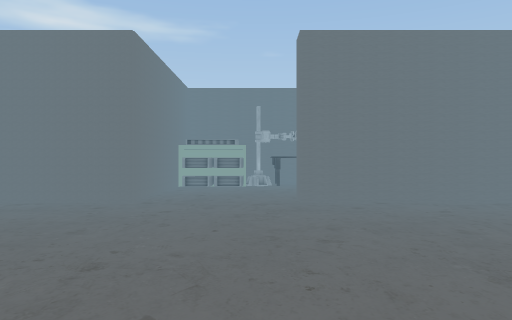
View 1 (above)

24 first-person views from a walk through a 3-D level made in the Unity game engine. The camera is 1.3 m above the floor, looks level and sees 70° across. The floor is counted in squares, 2 m on a side. Each view is taken from the middle of a square. On the plan, view 1 faces up. The plan holds only what a view shows up to about 11 squares ahead; the rest is blank. The place goes on beyond the plan. Some animated figures are not drawn. Door leaves are left out, so doorways stand open. Some surface patterns are stand-ins.

View 2
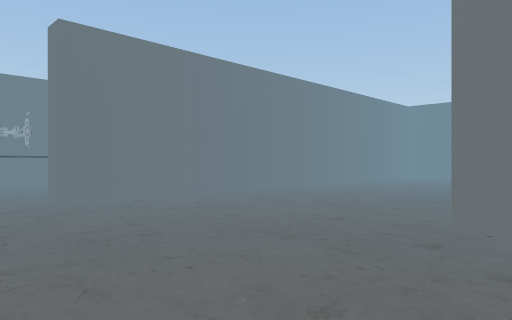

View 3
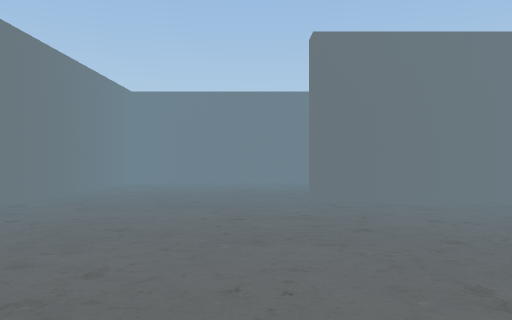

View 4
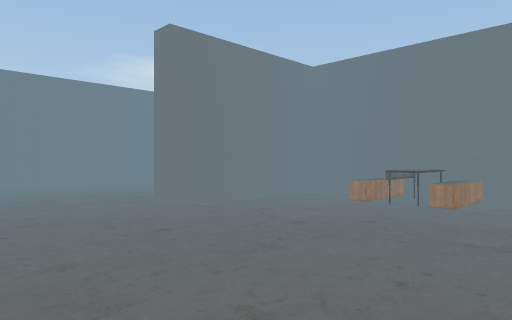

View 5
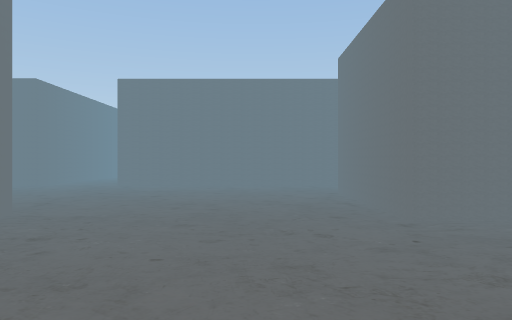

View 6
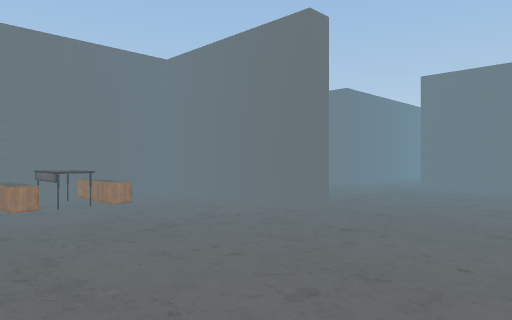

View 7
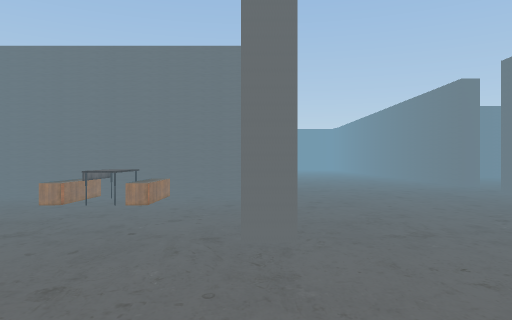

View 8
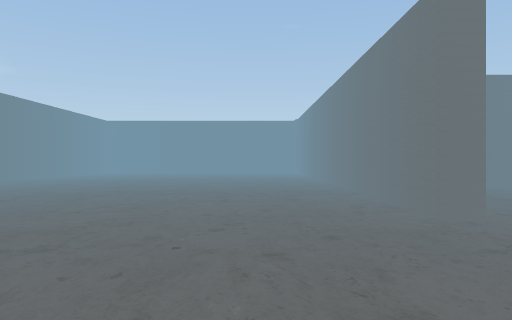

View 9
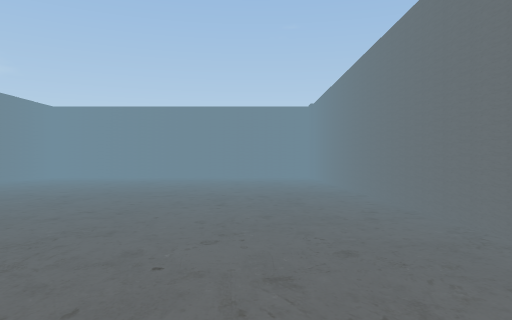

View 10
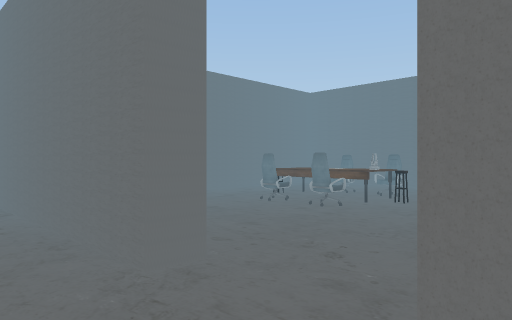

View 11
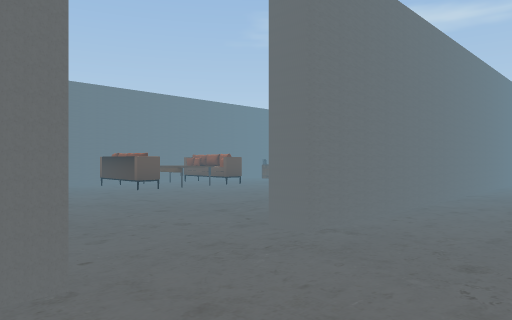

View 12
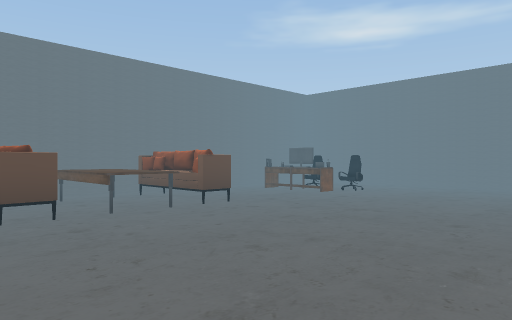

View 13
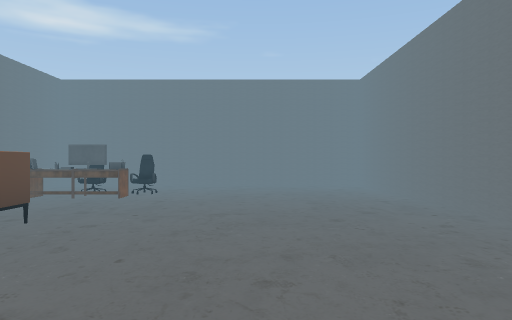

View 14
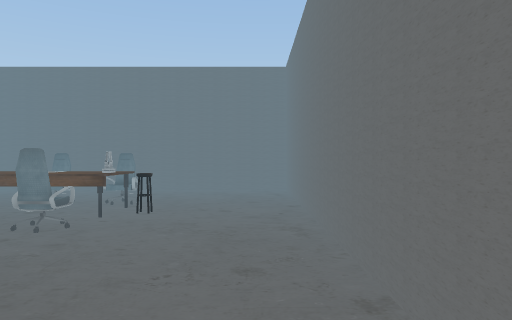

View 15
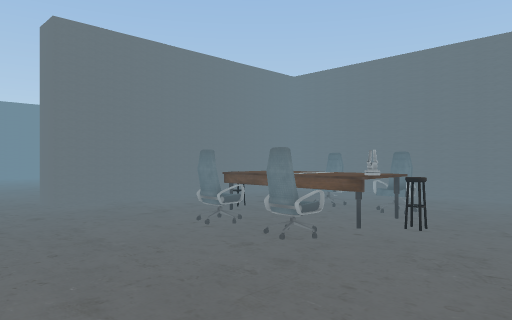

View 16
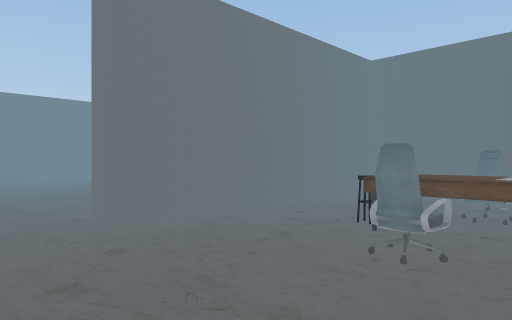

View 17
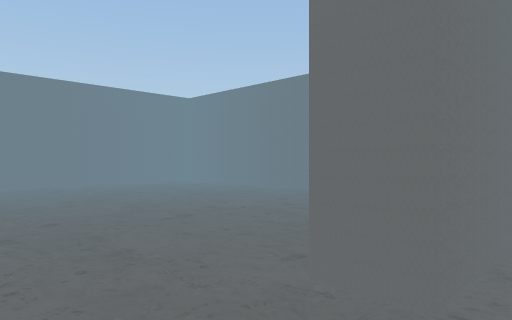

View 18
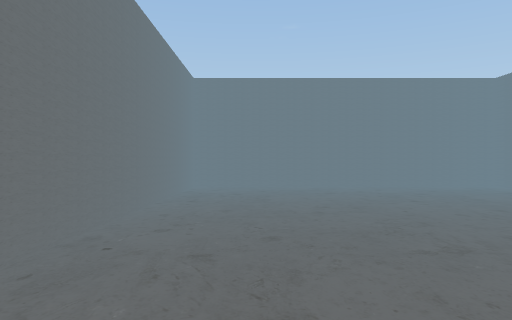

View 19
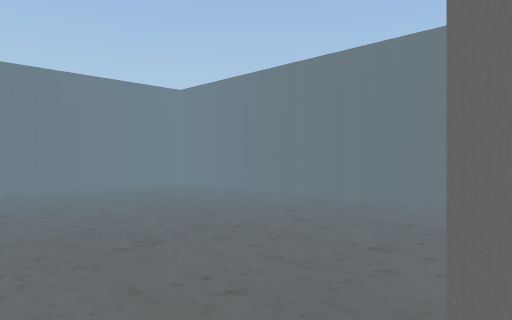

View 20
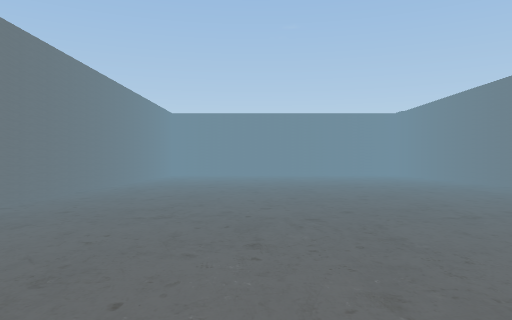

View 21
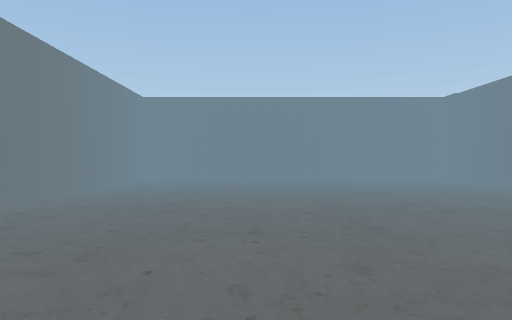

View 22
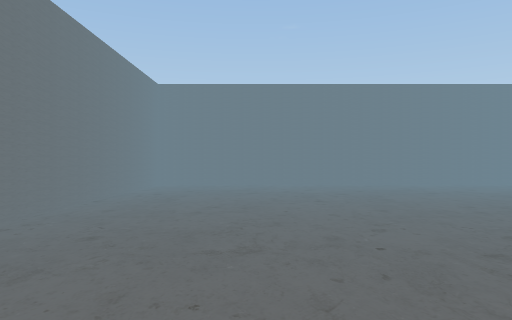

View 23
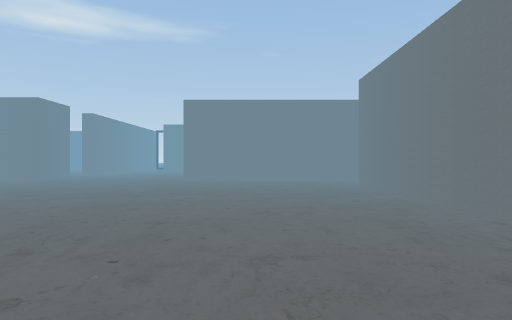

View 24
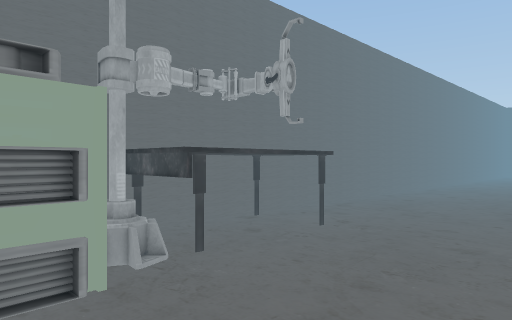

### Floor plan
Ten units are one square. View 1 is at (0, 0); x grows to the right and y downward. Boxes are objects, and circles mark ways between rooms. Rooms are numbered by the first view taken in them; rooms with no view inside come last. Other rooms are left out.
<svg viewBox="-153 -110 284 311">
<path fill="none" stroke="#000" d="M16 24 25 24M41 24 77 24 77 -11 81 -11M26 -6 26 -11M-24 -11 -19 -11 -19 24 0 24M-75 49 -69 49 -69 190M-69 14 -69 34M-19 -65 -19 -56 -52 -56M126 15 126 -56 7 -56 7 -61M-69 -66 -69 -6 -75 -6M-68 196 26 196 26 59M-75 -46 -75 -100 -148 -100 -148 -11M-90 14 -69 14M-79 34 -148 34 -148 96 -96 96M-148 118 -148 189 -75 189 -75 121M-96 96 -96 102M115 -100 -4 -100M-19 -89 -19 -65"/>
<rect x="-5" y="5" width="10" height="20" fill="#bbb"><title>table</title></rect>
<rect x="5" y="5" width="10" height="20" fill="#bbb"><title>drawers</title></rect>
<rect x="45" y="5" width="10" height="20" fill="#bbb"><title>table</title></rect>
<rect x="55" y="5" width="10" height="20" fill="#bbb"><title>drawers</title></rect>
<rect x="-145" y="-25" width="20" height="10" fill="#bbb"><title>sofa</title></rect>
<rect x="-145" y="-35" width="20" height="10" fill="#bbb"><title>table</title></rect>
<rect x="-145" y="-45" width="20" height="10" fill="#bbb"><title>sofa</title></rect>
<rect x="-135" y="-85" width="10" height="10" fill="#bbb"><title>chair</title></rect>
<rect x="-125" y="-85" width="10" height="10" fill="#bbb"><title>chair</title></rect>
<rect x="-135" y="55" width="10" height="10" fill="#bbb"><title>other object</title></rect>
<rect x="-125" y="75" width="10" height="10" fill="#bbb"><title>stool</title></rect>
<rect x="-125" y="65" width="10" height="10" fill="#bbb"><title>chair</title></rect>
<rect x="-125" y="55" width="10" height="10" fill="#bbb"><title>chair</title></rect>
<rect x="-125" y="45" width="10" height="10" fill="#bbb"><title>stool</title></rect>
<rect x="-115" y="65" width="10" height="10" fill="#bbb"><title>chair</title></rect>
<rect x="-115" y="55" width="10" height="10" fill="#bbb"><title>chair</title></rect>
<rect x="-15" y="-105" width="10" height="20" fill="#bbb"><title>other object</title></rect>
<rect x="-5" y="-95" width="10" height="10" fill="#bbb"><title>other object</title></rect>
<rect x="5" y="-105" width="20" height="20" fill="#bbb"><title>table</title></rect>
<circle cx="-70" cy="5" r="3" fill="#2a7"/>
<circle cx="-70" cy="40" r="3" fill="#2a7"/>
<circle cx="-5" cy="-60" r="3" fill="#2a7"/>
<circle cx="-85" cy="100" r="3" fill="#2a7"/>
<text x="0" y="50">1</text>
<text x="-110" y="-40">2</text>
<text x="-110" y="60">3</text>
<text x="-110" y="140">4</text>
<text x="80" y="-70">5</text>
</svg>
Room 1 opens to room 2. Room 1 opens to room 3. Room 1 opens to room 5. Room 3 opens to room 4.

Where each view was taken, in squares from view 1:
view 1: 0 up, 0 right, facing up
view 2: 0 up, 1 left, facing up-right
view 3: 2 up, 2 right, facing right
view 4: 4 up, 3 right, facing down-right
view 5: 4 up, 2 right, facing left
view 6: 4 up, 2 right, facing down-left
view 7: 4 up, 2 left, facing down
view 8: 1 down, 5 left, facing down
view 9: 6 down, 5 left, facing down
view 10: 3 down, 6 left, facing down-left
view 11: 2 down, 5 left, facing up-left
view 12: 1 up, 8 left, facing up-left
view 13: 1 up, 10 left, facing up
view 14: 4 down, 7 left, facing left
view 15: 4 down, 8 left, facing down-left
view 16: 6 down, 8 left, facing down-left
view 17: 9 down, 8 left, facing down-left
view 18: 10 down, 9 left, facing down
view 19: 10 down, 9 left, facing down-left
view 20: 4 down, 1 left, facing down
view 21: 8 down, 1 left, facing down
view 22: 10 down, 0 right, facing down
view 23: 15 down, 0 right, facing up
view 24: 7 up, 1 left, facing up-right
